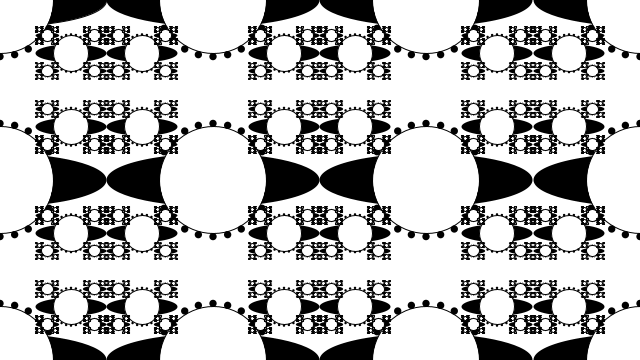
Frame 1 (no input)
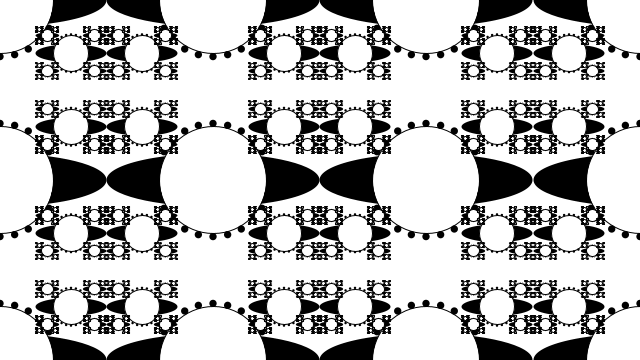
Frame 60 (the mouse pressed at the canvas centre just before this capture)
Frame 120 (the mouse held since frame 60 and released just before this capture): identical to frame 60, image omitted

The Processing sketch that drew these frames (run headless with seeded random() and noise(); from frame 60 on, the mouse is pressed at the canvas centre):

// Processing sketch: patron
// ── patron.pde
int vy;
int vx;
int rad;
int t;
void setup() {
  size(640,360);
  smooth();
}
 
void draw() {
  background(255);
       rad=width/3;
       t=height/(rad/2);
  for(int i=0; i<10; i++){
     for(int j=0; j<t; j++){
         vy=j*height/2;
       println(t);
  drawCircle(i*width/3,vy,rad);
  }
  }
}
 
void drawCircle(float x, float y, float radius) {
  int nbr_circles = 24;
  float lg_diam = radius/1.6 * .85;
  float lg_rad = lg_diam / 2;
  float lg_circ = PI * lg_diam;
  float sm_diam = (lg_circ / nbr_circles/2);
  float cx = x;
  float cy = y;
  fill(0);
  ellipseMode(CENTER);
  ellipse(x, y, radius, radius/4);
  fill(255);
  stroke(0);
  strokeWeight(1);
  ellipse(x,y,radius/2,radius/2);
  for (int i = 1; i <= nbr_circles; ++i) {
    float angle = i * TWO_PI / nbr_circles;
    float x2 = cx + cos(angle) * lg_rad;
    float y2 = cy + sin(angle) * lg_rad;
   noStroke();
  fill(0);
    ellipse(x2, y2, sm_diam, sm_diam);
  }

  if(radius > 2) {
//drawCircle() calls itself twice, creating a branching effect
    drawCircle(x + radius/3, y+(radius/4), radius/3);
    drawCircle(x - radius/3, y+(radius/4), radius/3);
    drawCircle(x + radius/3, y-(radius/4), radius/3);
    drawCircle(x - radius/3, y-(radius/4), radius/3);
  }
}
